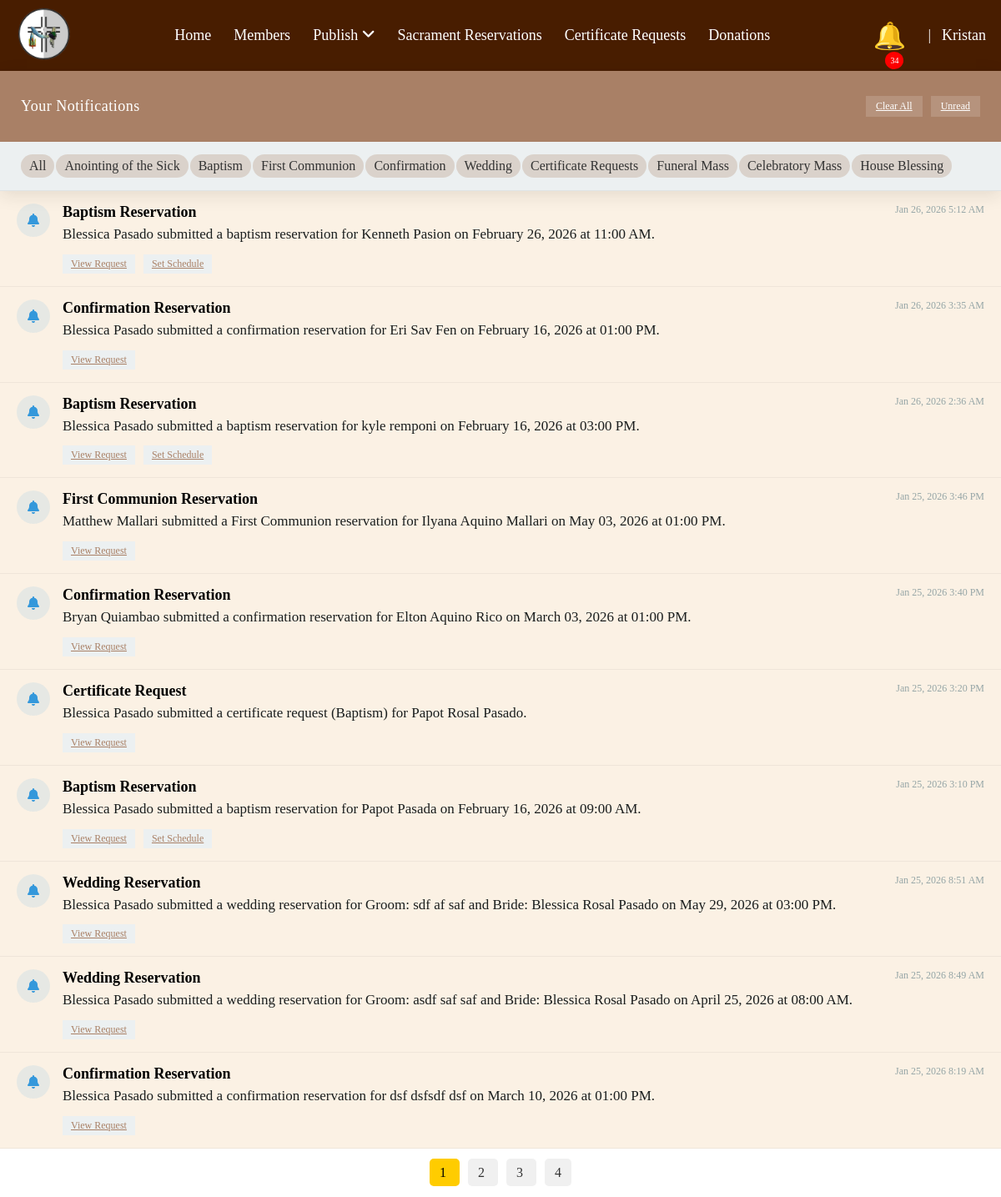
Page /private/notification/admin_notif.php?unread=1 (signed in) on the committed database.
### tables this page shows
CREATE TABLE `admin_notifications` (
  `id` int(11) NOT NULL,
  `sacrament` varchar(40) DEFAULT NULL,
  `service` varchar(20) DEFAULT NULL,
  `reference_id` int(11) NOT NULL,
  `title` varchar(150) NOT NULL,
  `message` text NOT NULL,
  `status` enum('Unread','Read') DEFAULT 'Unread',
  `created_at` timestamp NOT NULL DEFAULT current_timestamp()
);

### private/notification/admin_notif.php (the view, shortened to what this page needs)
<?php
require_once '../conn.php';
$admin_name = !empty($_SESSION['givenname']) ? $_SESSION['givenname'] : $_SESSION['username'];
$unreadCount = 0;
if (isset($_SESSION['user_id'])) {
    $stmt = $conn->prepare("SELECT COUNT(*) AS cnt FROM admin_notifications WHERE status = 'Unread'");
    $stmt->execute();
    $result = $stmt->get_result()->fetch_assoc();
    $unreadCount = $result['cnt'] ?? 0;
}
$limit  = 10;
$page   = isset($_GET['page']) ? max(1, (int)$_GET['page']) : 1;
$offset = ($page - 1) * $limit;
$where  = "WHERE 1=1";
$params = [];
$types  = "";
if (isset($_GET['unread'])) {
    $where .= " AND n.status = 'Unread'";
}
$countSql = "
    SELECT COUNT(*) AS total
    FROM admin_notifications n
    $where
";
$stmt = $conn->prepare($countSql);
$stmt->execute();
$total = (int)$stmt->get_result()->fetch_assoc()['total'];
$totalPages = ceil($total / $limit);
$sql = "
SELECT
    n.id,
    n.sacrament,
    n.reference_id,
    n.title,
    n.message,
    n.status AS notif_status,
    n.created_at,
    COALESCE(
        b.status, fc.status, c.status, w.status,
        a.status, cr.certificate_status,
        ce.status, f.status, hb.status
    ) AS reservation_status
FROM admin_notifications n
LEFT JOIN baptisms b ON n.sacrament='Baptism' AND n.reference_id=b.id
LEFT JOIN first_communion fc ON n.sacrament='First Communion' AND n.reference_id=fc.id
LEFT JOIN confirmations c ON n.sacrament='Confirmation' AND n.reference_id=c.id
LEFT JOIN weddings w ON n.sacrament='Wedding' AND n.reference_id=w.id
LEFT JOIN anointing_of_sick_requests a ON n.sacrament='Anointing of the Sick' AND n.reference_id=a.id
LEFT JOIN certificate_request cr ON n.sacrament='Certificate Request' AND n.reference_id=cr.cert_req_id
LEFT JOIN celebratory ce ON n.sacrament='Celebratory Mass' AND n.reference_id=ce.id
LEFT JOIN funerals f ON n.sacrament='Funeral' AND n.reference_id=f.id
LEFT JOIN house_blessings hb ON n.sacrament='House Blessing' AND n.reference_id=hb.id
$where
ORDER BY n.created_at DESC
LIMIT ? OFFSET ?
";
$typesFetch  = $types . "ii";
$paramsFetch = [...$params, $limit, $offset];
$stmt = $conn->prepare($sql);
$stmt->bind_param($typesFetch, ...$paramsFetch);
$stmt->execute();
$result = $stmt->get_result();
$viewLinks = [
    'Baptism'             => '../sacraments/baptism/s_baptism_view.php?id=',
    'First Communion'     => '../sacraments/first_communion/s_first_comm_view.php?id=',
    'Confirmation'        => '../sacraments/confirmation/s_confirmation_view.php?id=',
    'Wedding'             => '../sacraments/wedding/s_wedding_view.php?id=',
    'Anointing of the Sick'=> '../sacraments/anointing_of_the_sick/s_anointing_view.php?id=',
    'Certificate Request' => '../certificates/certificate_view.php?id=',
    'Celebratory Mass'         => '../celebratory/s_celebratory_view.php?id=',
    'Funeral'             => '../funeral/s_funeral_view.php?id=',
    'House Blessing'      => '../house_blessing/s_house_blessing_view.php?id='
];
?>
<?php
$currentSacrament = $_GET['sacrament'] ?? '';
?>
<!DOCTYPE html>
<html lang="en">
<head>
<link rel="stylesheet" href="admin_notif.css">
 <link rel="stylesheet" href="https://cdnjs.cloudflare.com/ajax/libs/font-awesome/6.4.0/css/all.min.css">
<link rel="stylesheet" href="../../stylesheets/private/navbar_updated.css" />
<link rel="icon" type="image/x-icon" href="../../stylesheets/assets/favicon.ico">
</head>
<body style="margin:0;">
<header class="custom-header">
<nav class="navbar custom-navbar">
    <div class="nav-left">
        <a href="dashboard.php">
            <img src="../santa krus logo.png"
                 alt="Parish Logo"
                 class="logo">
        </a>
    </div>
    <ul class="nav-links nav-center">
        <li><a href="../dashboard.php">Home</a></li>
        <li><a href="../stk/members.php">Members</a></li>
        <li class="li-dropdown">
            <a href="#">
                Publish <i class="fa-solid fa-angle-down"></i>
            </a>
        </li>
        <li><a href="../sacraments/sacrament_dashboard.php">Sacrament Reservations</a></li>
        <li><a href="../sacraments/certificate_req/certificate_request.php">Certificate Requests</a></li>
        <li><a href="../donations.php">Donations</a></li>
    </ul>
    <div class="nav-right">
        <ul class="nav-links">
            <li class="nav-notification">
                <a href="#">
                    <span class="bell">&#128276;</span>
                    <?php if (!empty($unreadCount) && $unreadCount > 0): ?>
                        <span class="badge"><?= $unreadCount ?></span>
                    <?php endif; ?>
                </a>
            </li>
            <li class="divider">|</li>
            <li class="li-dropdown">
                <a href="#" style="margin-right: -10px;"><?= htmlspecialchars($admin_name) ?></a>
            </li>
        </ul>
    </div>
</nav>
</header>
<div class="dashboard-container">
    <div class="dashboard-header">
        <h1>Your Notifications</h1>
        <div class="dashboard-filter">
            <a href="admin_notif.php?clear=all" class="filter-btn">Clear All</a>
            <a href="admin_notif.php?unread=1" class="filter-btn">Unread</a>
        </div>
    </div>
    <div class="summary-bar">
        <a href="admin_notif.php"
        class="summary-item">
            All
        </a>
        <a href="admin_notif.php?sacrament=Anointing%20of%20the%20Sick"
        class="summary-item <?= $currentSacrament==='Anointing of the Sick' ? 'active' : '' ?>">
            Anointing of the Sick
        </a>
        <a href="admin_notif.php?sacrament=Baptism"
        class="summary-item <?= $currentSacrament==='Baptism' ? 'active' : '' ?>">
            Baptism
        </a>
        <a href="admin_notif.php?sacrament=First%20Communion"
        class="summary-item <?= $currentSacrament==='First Communion' ? 'active' : '' ?>">
            First Communion
        </a>
        <a href="admin_notif.php?sacrament=Confirmation"
        class="summary-item <?= $currentSacrament==='Confirmation' ? 'active' : '' ?>">
            Confirmation
        </a>
        <a href="admin_notif.php?sacrament=Wedding"
        class="summary-item <?= $currentSacrament==='Wedding' ? 'active' : '' ?>">
            Wedding
        </a>
        <a href="admin_notif.php?sacrament=Certificate%20Request"
        class="summary-item <?= $currentSacrament==='Certificate Request' ? 'active' : '' ?>">
            Certificate Requests
        </a>
        <a href="admin_notif.php?sacrament=Funeral"
        class="summary-item <?= $currentSacrament==='Funeral' ? 'active' : '' ?>">
            Funeral Mass
        </a>
        <a href="admin_notif.php?sacrament=Celebratory%20Mass"
        class="summary-item <?= $currentSacrament==='Celebratory Mass' ? 'active' : '' ?>">
            Celebratory Mass
        </a>
        <a href="admin_notif.php?sacrament=House%20Blessing"
        class="summary-item <?= $currentSacrament==='House Blessing' ? 'active' : '' ?>">
            House Blessing
        </a>
    </div>
    </div>
    <div class="alerts-container">
    <?php while ($row = $result->fetch_assoc()):
        $isUnread = $row['notif_status'] === 'Unread';
        $viewUrl  = ($viewLinks[$row['sacrament']] ?? '#') . $row['reference_id'];
        $showAction = in_array($row['sacrament'], ['Baptism','First Communion','Confirmation','Wedding','Anointing of the Sick'])
                      && $row['reservation_status'] === 'Accepted';
        $actionLink = match ($row['sacrament']) {
            'Wedding' => 'wedding_rehearsal_schedule.php',
            'Anointing of the Sick' => 'anointing_sick_schedule.php',
            default => 'rehearsal_schedule.php'
        };
        $alertCls = $isUnread ? 'alert-new unread' : 'read';
    ?>
    <div class="alert alert-info <?= $alertCls ?>" data-id="<?= $row['id'] ?>">
        <div class="alert-icon"><i class="fa-solid fa-bell"></i></div>
        <div class="alert-content">
            <div class="alert-title">
                <?= htmlspecialchars($row['title']) ?>
                <span class="alert-time">
                    <?= date('M j, Y g:i A', strtotime($row['created_at'])) ?>
                </span>
            </div>
            <div class="alert-message">
                <?= $row['message'] ?>
            </div>
            <div class="alert-actions">
                <a href="<?= $viewUrl ?>" class="alert-btn primary-action">
                    View Request
                </a>
                <?php if ($showAction): ?>
                <a href="<?= $actionLink ?>?sacrament=<?= urlencode($row['sacrament']) ?>&id=<?= $row['reference_id'] ?>"
                   class="alert-btn primary-action">
                    Set Schedule
                </a>
                <?php endif; ?>
            </div>
        </div>
    </div>
    <?php endwhile; ?>
    </div>
    <?php if ($totalPages > 1): ?>
    <div class="pagination">
        <?php for ($i = 1; $i <= $totalPages; $i++): ?>
            <a href="?page=<?= $i ?>" class="<?= $i === $page ? 'active' : '' ?>">
                <?= $i ?>
            </a>
        <?php endfor; ?>
    </div>
    <?php endif; ?>
</body>
</html>

### private/notification/admin_notif.css (style rules this page uses)
:root { --notif-primary: #a98066; --secondary: #34495e; --success: #27ae60; --warning: #f39c12; --danger: #e74c3c; --info: #3498db; --light: #ecf0f1; --dark: #1a252f; --shadow: rgba(0, 0, 0, 0.1); --transition: all 0.3s ease; }
.dashboard-container { width: 100%; height: 100%; background-color: white; box-shadow: 0 5px 20px var(--shadow); overflow: hidden; position: relative; }
.dashboard-header { background-color: var(--notif-primary); color: white; padding: 20px 25px; display: flex; justify-content: space-between; align-items: center; }
.dashboard-header h1 { font-size: 18px; font-weight: 500; letter-spacing: 0.5px; }
.dashboard-filter { display: flex; gap: 10px; align-items: center; }
.filter-btn { background: rgba(255, 255, 255, 0.15); border: none; color: white; padding: 5px 12px; border-radius: var(--radius); font-size: 12px; cursor: pointer; transition: var(--transition); }
.alerts-container { padding: 0; overflow-y: auto; }
.alert { padding: 15px 20px; margin: 0; border-bottom: 1px solid rgba(0, 0, 0, 0.05); display: flex; align-items: flex-start; position: relative; opacity: 1; transform: translateY(0); transition: var(--transition); overflow: hidden; }
.alert-icon { width: 40px; height: 40px; border-radius: 50%; display: flex; align-items: center; justify-content: center; margin-right: 15px; flex-shrink: 0; }
.alert-content { flex-grow: 1; }
.alert-title { font-size: 18px; font-weight: 600; margin-bottom: 4px; display: flex; justify-content: space-between; }
.alert-time { font-size: 12px; color: #95a5a6; font-weight: normal; }
.alert-message { font-size: 17px; line-height: 1.4; color: #1a1e1e; }
.alert-actions { display: flex; gap: 10px; margin-top: 12px; }
.alert-btn { border: none; background: none; font-size: 12px; font-weight: 500; padding: 4px 10px; border-radius: var(--radius); cursor: pointer; transition: var(--transition); }
.primary-action { background-color: var(--light); color: var(--notif-primary); }
.alert-info .alert-icon { background-color: rgba(52, 152, 219, 0.1); color: var(--info); }
.summary-bar { display: flex; padding: 15px 25px; background-color: var(--light); border-bottom: 1px solid rgba(0, 0, 0, 0.05); }
.summary-item { text-decoration: none; background: #a9806645; color: #333; border-radius: 27px; display: flex; padding: 5px 10px; margin-right: 2px; }
.alert-new { animation: slideInFromTop 0.4s ease forwards; background-color: rgba(221, 140, 35, 0.12); }
.pagination { margin: 20px 0; text-align: center; }
.pagination a { margin: 0 5px; padding: 8px 12px; text-decoration: none; background: #f0f0f0; color: #333; border-radius: 5px; }
.pagination a.active { background: #ffcc00; color: #000; }

### stylesheets/private/navbar_updated.css (style rules this page uses)
header.custom-header nav.custom-navbar { all: unset; display: flex; align-items: center; justify-content: space-between; background-color: #481d00; padding: 0 24px; height: 85px; font-family: inherit; font-size: 18px; }
header.custom-header .nav-left { display: flex; align-items: center; }
header.custom-header .logo { height: 75px; margin-left: -9px; }
header.custom-header ul.nav-links { list-style: none; display: flex; align-items: center; gap: 19px; margin: 0; padding: 0; }
header.custom-header ul.nav-center { flex: 1; justify-content: center; }
header.custom-header ul.nav-links > li > a { text-decoration: none; color: #ffffff; font-weight: 500; padding: 8px 4px; display: inline-block; }
header.custom-header .nav-right { display: flex; align-items: center; }
header.custom-header .divider { color: white; margin: 0 10px; margin-right: -10px; }
header.custom-header .nav-notification { position: relative; }
header.custom-header .bell { font-size: 2rem; margin-right: -7px; }
header.custom-header .badge { position: absolute; left: 19px; background: red; color: white; font-size: 10px; padding: 5px 6px; border-radius: 50%; }
header.custom-header .li-dropdown { position: relative; }
header.custom-header nav.custom-navbar *, header.custom-header nav.custom-navbar *::before, header.custom-header nav.custom-navbar *::after { box-sizing: border-box; }

### rows in the picture
admin_notifications: title "Baptism Reservation", created_at "Jan 26, 2026 5:12 AM", message "Blessica Pasado submitted a baptism reservation for Kenneth Pasion on February 26, 2026 at 11:00 AM."
admin_notifications: title "Confirmation Reservation", created_at "Jan 26, 2026 3:35 AM", message "Blessica Pasado submitted a confirmation reservation for Eri Sav Fen on February 16, 2026 at 01:00 PM."
admin_notifications: title "Baptism Reservation", created_at "Jan 26, 2026 2:36 AM", message "Blessica Pasado submitted a baptism reservation for kyle remponi on February 16, 2026 at 03:00 PM."
admin_notifications: title "First Communion Reservation", created_at "Jan 25, 2026 3:46 PM", message "Matthew Mallari submitted a First Communion reservation for Ilyana Aquino Mallari on May 03, 2026 at 01:00 PM."
admin_notifications: title "Confirmation Reservation", created_at "Jan 25, 2026 3:40 PM", message "Bryan Quiambao submitted a confirmation reservation for Elton Aquino Rico on March 03, 2026 at 01:00 PM."
admin_notifications: title "Certificate Request", created_at "Jan 25, 2026 3:20 PM", message "Blessica Pasado submitted a certificate request (Baptism) for Papot Rosal Pasado."
admin_notifications: title "Baptism Reservation", created_at "Jan 25, 2026 3:10 PM", message "Blessica Pasado submitted a baptism reservation for Papot Pasada on February 16, 2026 at 09:00 AM."
admin_notifications: title "Wedding Reservation", created_at "Jan 25, 2026 8:51 AM", message "Blessica Pasado submitted a wedding reservation for Groom: sdf af saf and Bride: Blessica Rosal Pasado on May 29, 2026 at 03:00 PM."
admin_notifications: title "Wedding Reservation", created_at "Jan 25, 2026 8:49 AM", message "Blessica Pasado submitted a wedding reservation for Groom: asdf saf saf and Bride: Blessica Rosal Pasado on April 25, 2026 at 08:00 AM."
admin_notifications: title "Confirmation Reservation", created_at "Jan 25, 2026 8:19 AM", message "Blessica Pasado submitted a confirmation reservation for dsf dsfsdf dsf on March 10, 2026 at 01:00 PM."

### other values in the picture
$unreadCount "34"
$admin_name "Kristan"
